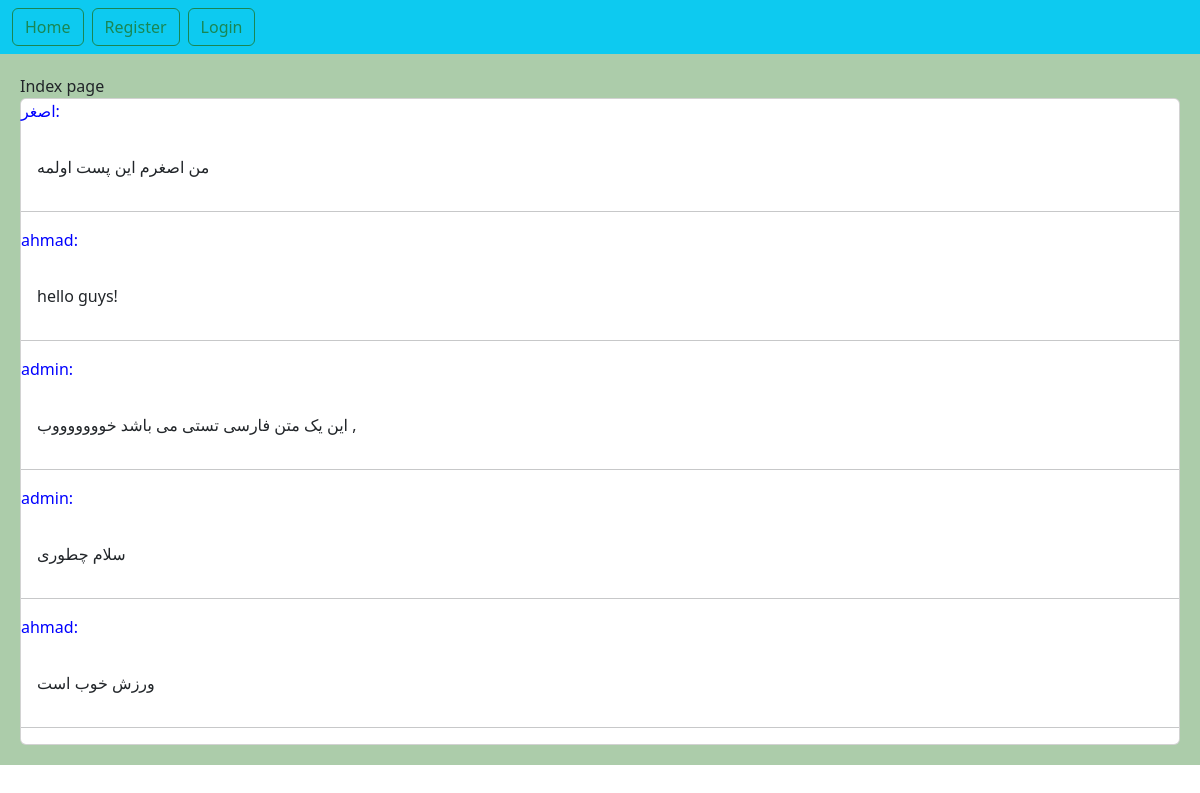
The page / on the database its author committed.
### home/models.py (models this page shows, shortened)
class Post(models.Model):
    user = models.ForeignKey(User, on_delete=models.CASCADE,
                             related_name='posts')  # اگر یک یوزر حذف شد پست هایش نیز حذف می شود.
    title = models.CharField(max_length=240)
    body = models.TextField()
    slug = models.SlugField()
    created = models.DateTimeField(auto_now_add=True)
    updated = models.DateTimeField(auto_now=True)
    class Meta:
        ordering = ['-created']  # مرتب سازی پست ها بر اساس تاریخ
    def get_absolute_url(self):
        return reverse('home:post_detail', args=(self.id, self.slug))

### home/views.py (the view)
# urls.py: path('', views.HomeView.as_view(), name='home'),
class HomeView(View):
    def get(self, request):
        posts = Post.objects.all()
        context = {
            'posts': posts
        }
        return render(request, template_name='home/index.html', context=context)

### home/templates/home/index.html (shortened to what this page needs)
{% extends 'base.html' %}
{% block content %}
Index page
    <div class="card">
        {% for post in posts %}
            <p style="color: blue">{{ post.user }}:</p>
            <a href="{{ post.get_absolute_url }}" class="card-body" style="text-decoration: none">{{ post.body|truncatewords:20 }}</a><hr>
        {% endfor %}
    </div>
{% endblock %}

### rows shown on the page
Post: user "اصغر", body "من اصغرم این پست اولمه"
Post: user "ahmad", body "hello guys!"
Post: user "admin", body "این یک متن فارسی تستی می باشد خوووووووب ,"
Post: user "admin", body "سلام چطوری"
Post: user "ahmad", body "ورزش خوب است"
